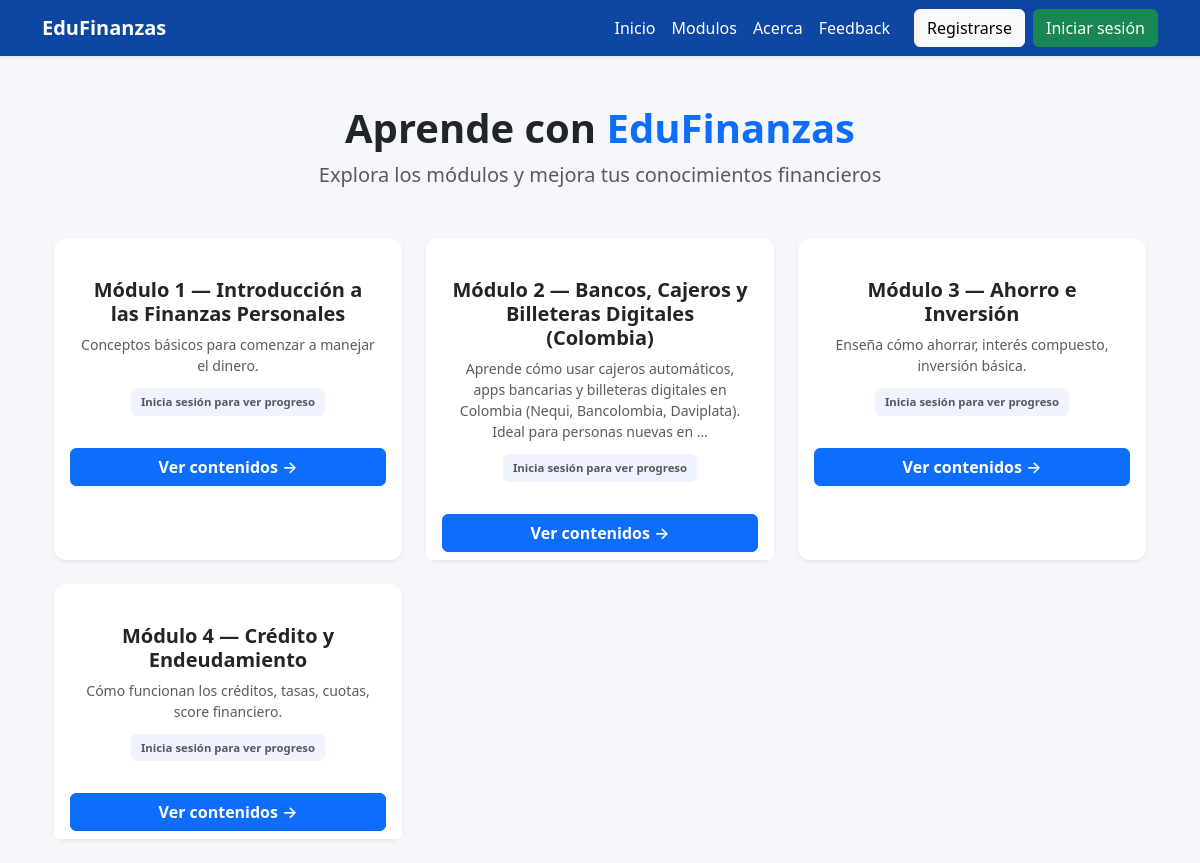
The page /aprende/ on the database as committed earlier.
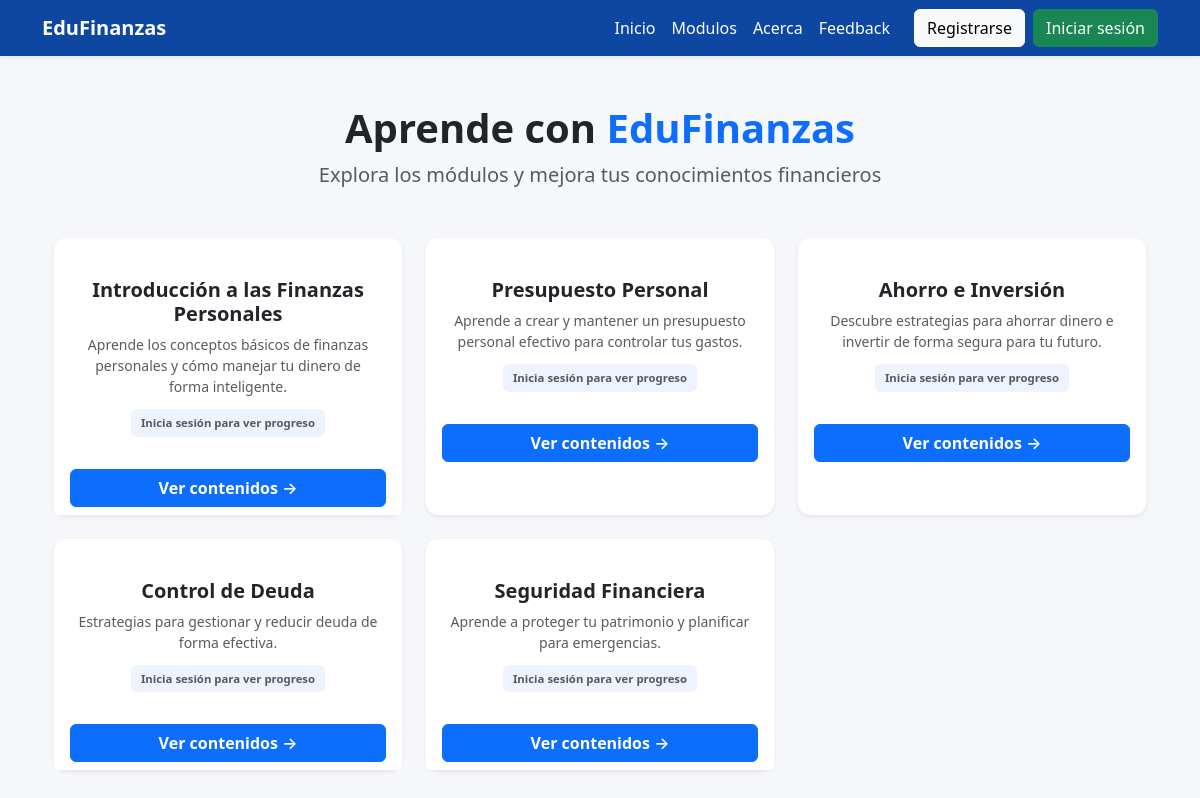
The same page on the database as committed later.
### pagina_principal/models.py (models this page shows, shortened)
class Modulo(models.Model):
    titulo = models.CharField(max_length=200, verbose_name="Título del Módulo")
    descripcion = models.TextField(verbose_name="Descripción del módulo")
    orden = models.PositiveIntegerField(default=1, verbose_name="Orden en el curso")
    publicado = models.BooleanField(default=True, verbose_name="Publicado")
    fecha_creacion = models.DateTimeField(auto_now_add=True)
    class Meta:
        ordering = ['orden']
        verbose_name = "Módulo"
        verbose_name_plural = "Módulos"

### pagina_principal/views.py (the view)
# urls.py: path('aprende/', views.aprende, name='aprende'),
def aprende(request):
    modulos = Modulo.objects.filter(publicado=True).order_by("orden")
    if request.user.is_authenticated:
        for modulo in modulos:
            progreso = Progreso.objects.filter(
                usuario=request.user,
                modulo=modulo,
                completado=True
            ).first()
            modulo.progreso_usuario = progreso
            modulo.completado = progreso and progreso.completado
    else:
        for modulo in modulos:
            modulo.progreso_usuario = None
            modulo.completado = False
    contexto = {
        "mensaje": "Selecciona un módulo y empieza a aprender:",
        "modulos": modulos,
    }
    return render(request, "aprende.html", contexto)

### templates/aprende.html (shortened to what this page needs)
{% extends "base.html" %}
{% load static %}
{% block content %}
<div class="container py-4">
    <div class="text-center mb-5">
        <h1 class="fw-bold">Aprende con <span class="text-primary">EduFinanzas</span></h1>
        <p class="text-muted fs-5">Explora los módulos y mejora tus conocimientos financieros</p>
    </div>
    <div class="row g-4">
        {% for modulo in modulos %}
        <div class="col-md-4">
            <div class="card shadow-sm mod-card h-100 border-0">
                <div class="p-4 text-center">
                    <h5 class="fw-bold">{{ modulo.titulo }}</h5>
                    <p class="text-muted small mb-1">
                        {{ modulo.descripcion|truncatewords:20 }}
                    </p>
                    <div class="mod-progress mt-2">
                        {% if user.is_authenticated %}
                            {% with total=modulo.contenidos.count completados=modulo.contenidos_completados %}
                                {% if modulo.completado %}
                                    <span class="badge bg-success">✓ Completado</span>
                                {% else %}
                                    <span class="badge bg-primary">Evaluación pendiente</span>
                                {% endif %}
                            {% endwith %}
                        {% else %}
                            <span class="text-muted small">Inicia sesión para ver progreso</span>
                        {% endif %}
                    </div>
                </div>
                <div class="card-footer bg-white border-0">
                    <a href="{% url 'detalle_modulo' modulo.id %}"
                       class="btn btn-primary w-100 fw-semibold">
                        Ver contenidos →
                    </a>
                </div>
            </div>
        </div>
        {% endfor %}
    </div>
</div>
{% endblock %}

Rows that differ between the two databases and show on the page:
removed Modulo: titulo "Módulo 2 — Bancos, Cajeros y Billeteras Digitales (Colombia)", descripcion "Aprende cómo usar cajeros automáticos, apps bancarias y billeteras digitales en Colombia (Nequi, Bancolombia, Daviplata). Ideal para personas nuevas en …"
removed Modulo: titulo "Módulo 4 — Crédito y Endeudamiento", descripcion "Cómo funcionan los créditos, tasas, cuotas, score financiero."
changed Modulo: titulo "Módulo 1 — Introducción a las Finanzas Personales" → "Introducción a las Finanzas Personales"; descripcion "Conceptos básicos para comenzar a manejar el dinero." → "Aprende los conceptos básicos de finanzas personales y cómo manejar tu dinero de forma inteligente."
added Modulo: titulo "Presupuesto Personal", descripcion "Aprende a crear y mantener un presupuesto personal efectivo para controlar tus gastos."
changed Modulo: titulo "Módulo 3 — Ahorro e Inversión" → "Ahorro e Inversión"; descripcion "Enseña cómo ahorrar, interés compuesto, inversión básica." → "Descubre estrategias para ahorrar dinero e invertir de forma segura para tu futuro."
added Modulo: titulo "Control de Deuda", descripcion "Estrategias para gestionar y reducir deuda de forma efectiva."
added Modulo: titulo "Seguridad Financiera", descripcion "Aprende a proteger tu patrimonio y planificar para emergencias."
